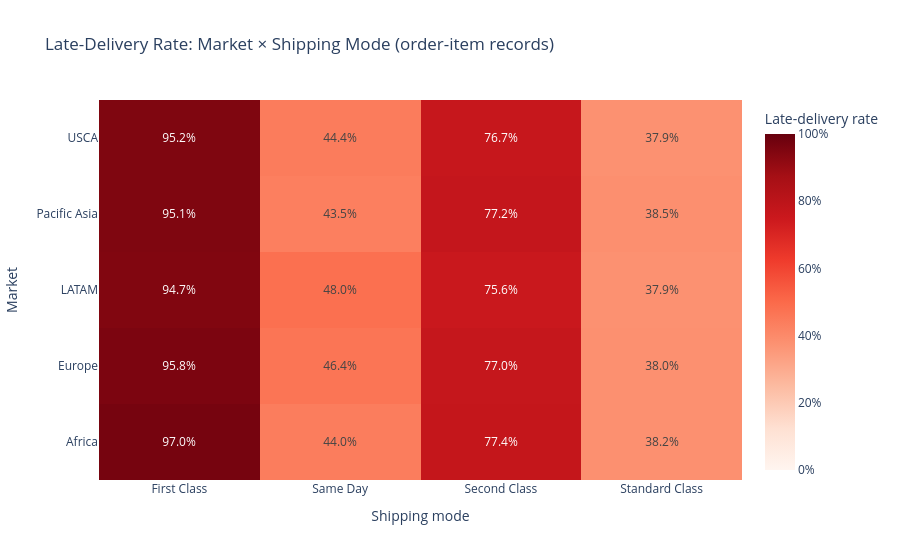

Here is the notebook cell this chart was saved with:
### Code cell
# 2) Market x shipping mode heatmap
pivot_counts = df.pivot_table(index="market", columns="shipping_mode", values=TARGET, aggfunc="size")
fig = go.Figure(go.Heatmap(
    z=pivot.to_numpy(), x=pivot.columns.tolist(), y=pivot.index.tolist(),
    customdata=pivot_counts.to_numpy(),
    text=pivot.map("{:.1%}".format).to_numpy(), texttemplate="%{text}",
    colorscale="Reds", zmin=0, zmax=1,
    colorbar=dict(title="Late-delivery rate", tickformat=".0%"),
    hovertemplate=("<b>%{y} / %{x}</b><br>Late rate: %{z:.1%}<br>"
                   "Order-item records: %{customdata:,}<extra></extra>"),
))
fig.update_layout(title="Late-Delivery Rate: Market × Shipping Mode (order-item records)",
                  xaxis_title="Shipping mode", yaxis_title="Market")
show_and_save(fig, "market_shipping_mode_heatmap")
print(f"Smallest cell: {int(pivot_counts.min().min()):,} records")
print("Late-rate spread across markets within each shipping mode (percentage points):")
print(((pivot.max() - pivot.min()) * 100).round(2).to_string())

### Figure 1 — Plotly figure (JSON) as saved in the notebook; plotly's stock layout.template omitted (floating-point values rounded to 4 significant figures)
{"data": [{"colorbar": {"tickformat": ".0%", "title": {"text": "Late-delivery rate"}}, "colorscale": [[0.0, "rgb(255,245,240)"], [0.125, "rgb(254,224,210)"], [0.25, "rgb(252,187,161)"], [0.375, "rgb(252,146,114)"], [0.5, "rgb(251,106,74)"], [0.625, "rgb(239,59,44)"], [0.75, "rgb(203,24,29)"], [0.875, "rgb(165,15,21)"], [1.0, "rgb(103,0,13)"]], "customdata": [[1727, 668, 2164, 7055], [7892, 2759, 9861, 29740], [7886, 2650, 9939, 31119], [6301, 2226, 8147, 24586], [4008, 1434, 5105, 15252]], "hovertemplate": "<b>%{y} / %{x}</b><br>Late rate: %{z:.1%}<br>Order-item records: %{customdata:,}<extra></extra>", "text": [["97.0%", "44.0%", "77.4%", "38.2%"], ["95.8%", "46.4%", "77.0%", "38.0%"], ["94.7%", "48.0%", "75.6%", "37.9%"], ["95.1%", "43.5%", "77.2%", "38.5%"], ["95.2%", "44.4%", "76.7%", "37.9%"]], "texttemplate": "%{text}", "type": "heatmap", "x": ["First Class", "Same Day", "Second Class", "Standard Class"], "y": ["Africa", "Europe", "LATAM", "Pacific Asia", "USCA"], "z": [[0.9699, 0.4401, 0.774, 0.3821], [0.9582, 0.4643, 0.7703, 0.3801], [0.9474, 0.4804, 0.7556, 0.3789], [0.9508, 0.4353, 0.7724, 0.3847], [0.9516, 0.4442, 0.7665, 0.3786]], "zmax": 1, "zmin": 0}], "layout": {"title": {"text": "Late-Delivery Rate: Market × Shipping Mode (order-item records)"}, "xaxis": {"title": {"text": "Shipping mode"}}, "yaxis": {"title": {"text": "Market"}}}}
